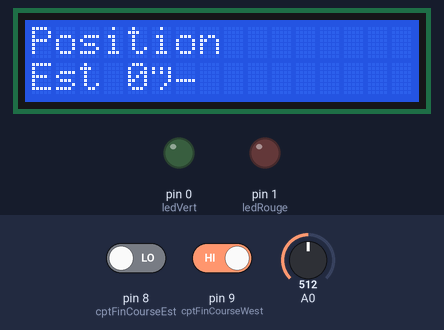
Recording of a sketch running on a simulated Arduino Uno, built with avr-gcc and run on an emulated ATmega328P. Shown: 16×2 character LCD, output pins drawn as LEDs (lit = HIGH). Dashed ring = blinking. Inputs (shaded band) come from the test bench; at power-on: pin 9 (cptFinCourseWest) HIGH, A0 = 512, pin 8 (cptFinCourseEst) LOW.

Above: at 1.2 s.
1.3 s: pin 9 (cptFinCourseWest) driven LOW
At 1.7 s:
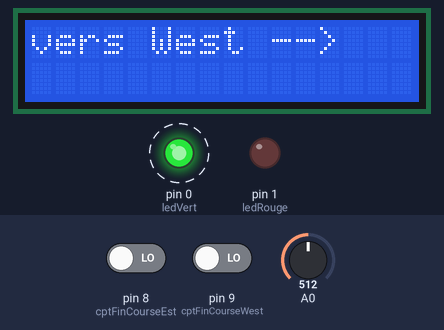
3.9 s: pin 9 (cptFinCourseWest) driven HIGH
At 4.8 s:
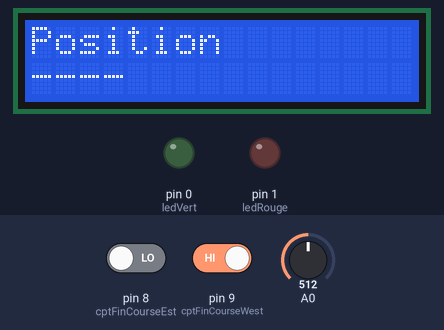
5.8 s: A0 set to 306
At 6.2 s:
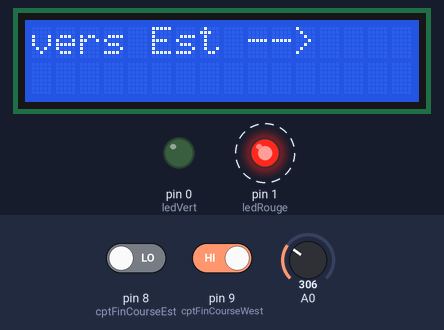
8.4 s: pin 8 (cptFinCourseEst) driven HIGH
At 9.4 s:
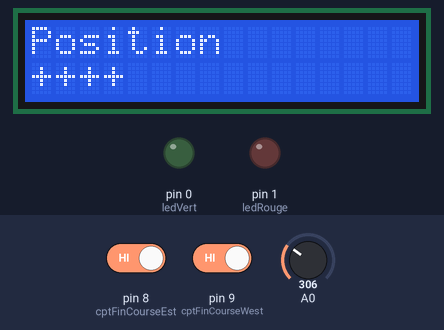
Timing chart, 0 to 11.3 s (numbered marks = the images above; inputs shaded):
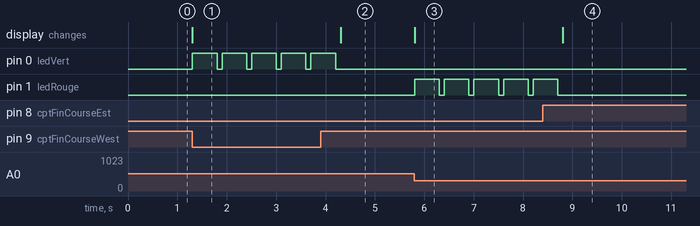

The sketch:

lcd.ino
```cpp
#include <LiquidCrystal.h>
LiquidCrystal lcd(7, 6, 5, 4, 3, 2);
int i = 0;
int ledVert = 0 ;
int ledRouge = 1 ;
int cptFinCourseEst = 8 ;
int cptFinCourseWest = 9 ;

int positionActuel = 0 ;
char prenom[10] = "YOUSSEF";
char message[16] ="";

void setup() {
  pinMode(ledVert , OUTPUT);
  pinMode(ledRouge , OUTPUT);
  pinMode(cptFinCourseEst , INPUT);
  pinMode(cptFinCourseWest , INPUT);
  lcd.begin(16, 2);
  lcd.print("Test LCD 16X2");
  lcd.setCursor(0, 1);
  lcd.print("Youssef");
  initMotor();
}

void initMotor(){
  positionActuel = 0 ;
  while( digitalRead(cptFinCourseWest) == LOW){
    digitalWrite(ledVert , HIGH);
    delay(100);
    digitalWrite(ledVert , LOW);
    delay(50);
  }

  afficherMessageLcd("Position " , "Est 0°");
}

void tounrnerLeMoteur(int versLaPositionEnDegre){
  int v = positionActuel - versLaPositionEnDegre ;

  if(versLaPositionEnDegre == positionActuel){

  }else if(positionActuel < versLaPositionEnDegre &&  digitalRead(cptFinCourseWest) == LOW){
    afficherMessageLcd("vers West -->","");
    while(v !=0 && digitalRead(cptFinCourseWest) == LOW){                // fin de cource    position <0     resultat
      v = v + 1 ;                                                        //         0        0               0
      digitalWrite(ledVert , HIGH);                                      //         0        1               1
      delay(500);                                                        //         1        0               0
      digitalWrite(ledVert , LOW);                                       //         1        1               0
      delay(100);
    }
    positionActuel= versLaPositionEnDegre  ;
    afficherMessageLcd("Position","----");
  }else if(positionActuel > versLaPositionEnDegre){
    afficherMessageLcd("vers Est -->","");
    while(v !=0 && digitalRead(cptFinCourseEst) == LOW){                // fin de cource    position <0     resultat
      v = v - 1 ;                                                        //         0        0               0
      digitalWrite(ledRouge , HIGH);                                     //         0        1               1
      delay(500);                                                        //         1        0               0
      digitalWrite(ledRouge , LOW);                                      //         1        1               0
      delay(100);
    }
    positionActuel= versLaPositionEnDegre  ;
    afficherMessageLcd("Position","++++");
  }
}

void afficherMessageLcd(char messageLigne1[16] , char messageLigne2[16] ){
  lcd.clear();
  lcd.setCursor(0, 0);
  lcd.print(messageLigne1);
  lcd.setCursor(0, 1);
  lcd.print(messageLigne2);
}
void loop() {
   //lcd.setCursor(col, row)
//  lcd.setCursor(0, 0);
//  lcd.print("LDR Value =");
//
//  lcd.setCursor(0, 1);
 //  for (int i = 0 ; i <= 20 ; i++) {
//    sprintf(message,"%2d -> %s",i,prenom);
//    delay(500);
//  }

  int ldr = analogRead(A0);
  int cptValue = map(ldr , 0 , 1023 , 0 , 180 );   // mapper la conversion pour une rotation de 0 à 180
   //lcd.setCursor(col, row)
  //lcd.setCursor(0, 0);
  //lcd.print("LDR Value =");
  //lcd.setCursor(0, 1);
  //lcd.print(tmp);
  ///delay(500);
  //lcd.clear();

//  if(tmp == 0 ){
//    digitalWrite(ledRouge , LOW);
//      digitalWrite(ledVert , LOW);
//  }
//  if(tmp > 0 && tmp <= 32){
//    digitalWrite(ledRouge , LOW);
//    digitalWrite(ledVert , HIGH);
//  }
//  if(tmp > 32 && tmp <= 64){
//    digitalWrite(ledRouge , HIGH);
//    digitalWrite(ledVert , LOW);
//  }

  tounrnerLeMoteur(cptValue);

}
```

Measured:
- after the input at 1.3 s, pin 0 (ledVert): alternates HIGH for 0.50 s and LOW for 0.10 s, starting at once; the display: changes at once (image 1)
- after the input at 3.9 s, pin 0 (ledVert): goes on until 4.2 s, then stays LOW; the display: changes after 0.41 s (image 2)
- after the input at 5.8 s, pin 1 (ledRouge): alternates HIGH for 0.50 s and LOW for 0.10 s, starting at once; the display: changes at once (image 3)
- after the input at 8.4 s, pin 1 (ledRouge): goes on until 8.7 s, then stays LOW; the display: changes after 0.41 s (image 4)
